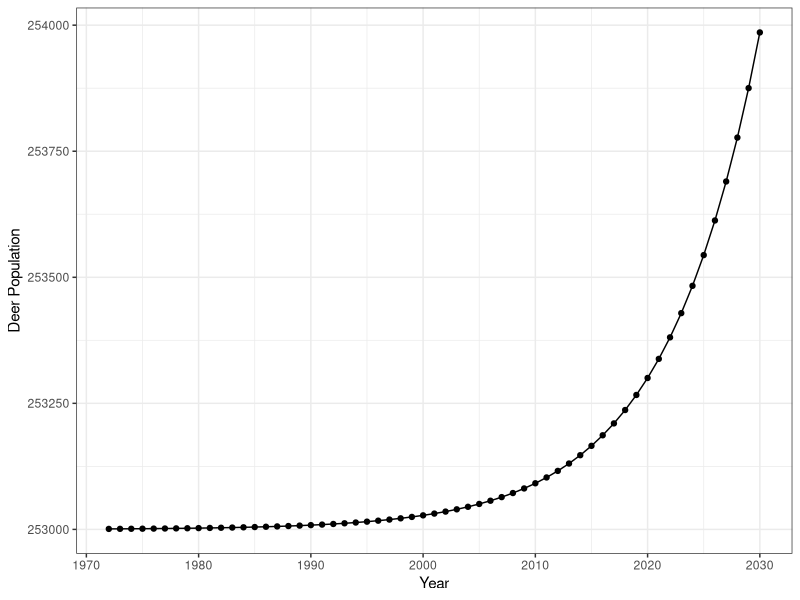
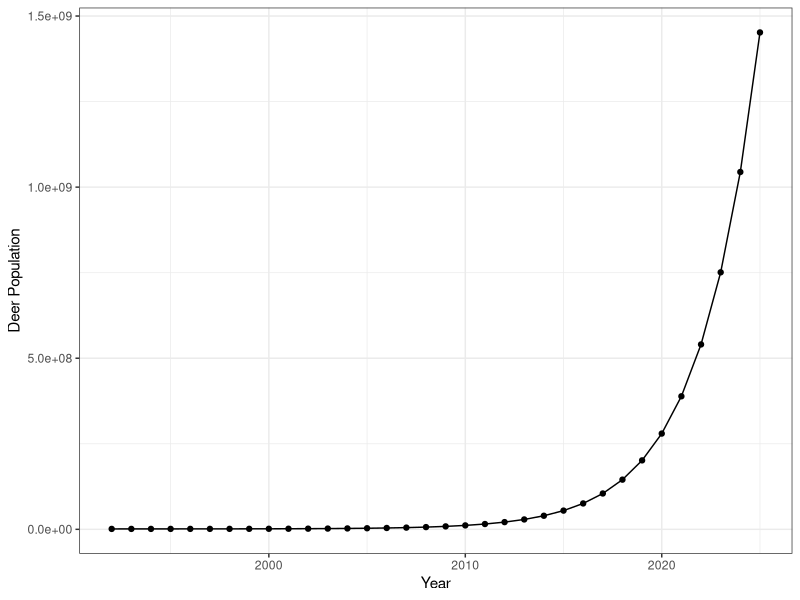
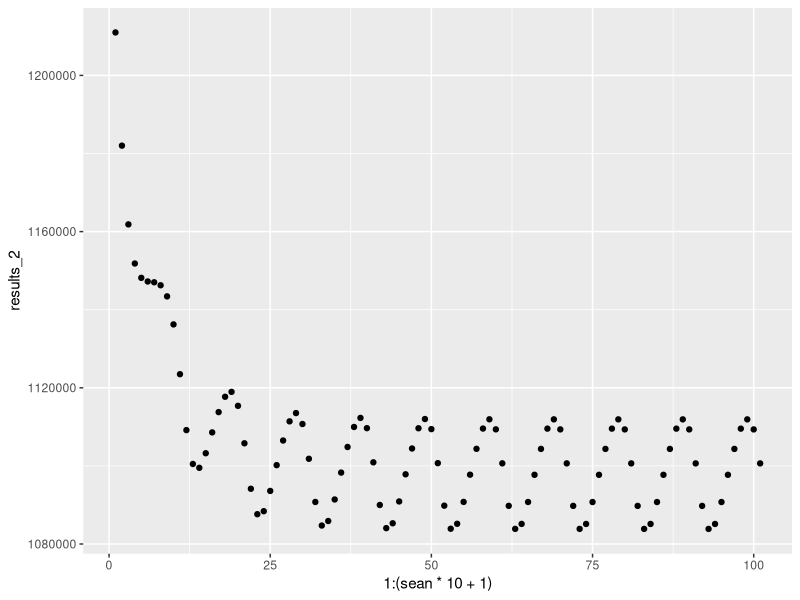
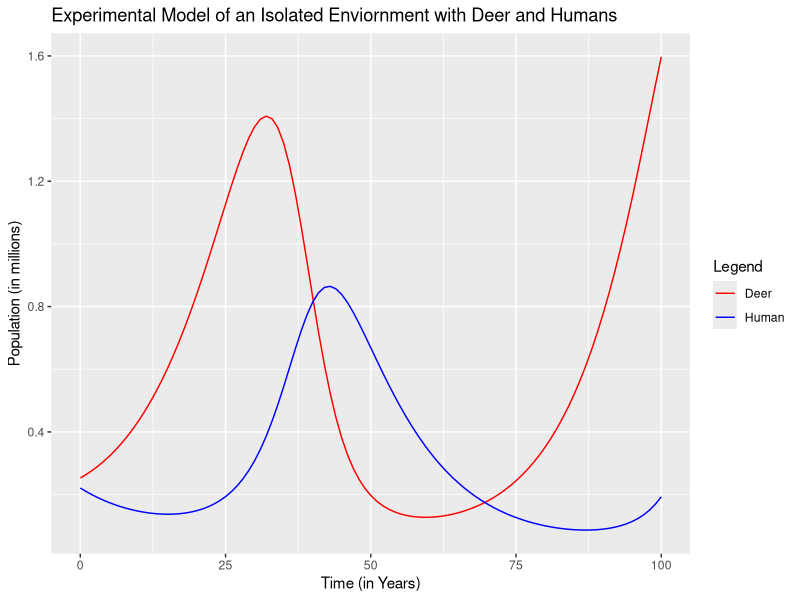

Reproduce these figures in R, in order. (Note: this script raises an error after producing the figures.)
# Final Models for Paper

library(tidyverse)
library(deSolve)



# Euler's Method Function -------------------------------------------------

euler <- function(dy.dt=function(t,y){}, h, y0, start=0, end=1) {
  nsteps <- (end-start)/h
  ys <- numeric(nsteps+1)
  ys[1] <- y0
  for (i in 1:nsteps) {
    t <- start + (i-1)*h
    ys[i+1] <- ys[i] + h*dy.dt(t,ys[i])
  }
  ys
}

# Model 1- Natural Pop Growth ---------------------------------------------

#Start with the natural dynamics. The law of exponential evolution or Malthus law. 
#We use r = .118849 based on file 'EDA.R' growth rate from first two data points (before carrying capacity is reached)

#dy/dt = ry(t)

r <- .118849

model1 <- function(r, t) {
  exp(r*(t-1972)) + 253000
}

t <- c(1972:2030)

results <- model1(r, t)
results <- data.frame(results)
results <- results %>%
  mutate(year = c(1972:2030))

results %>%
  ggplot(mapping = aes(x = year, y = results)) +
  geom_point()+
  geom_line() +
  xlab("Year") +
  ylab("Deer Population") +
  theme_bw()




# Model 2- Natural Growth and Constant Harvest by Time --------------------
#Model 2
#dy/dt = r y(t) - B
#y(t)=(y_0-B/r) e^(r(t-t_0))+B/r

#r = .33 (adjusted r based on an isolated value of growth when accounting for harvest effects and starting at 1992)

model2 <- function(y0, t, r, B) {
  (y0 - (B/r)) * exp(r*(t- 1992)) + (B/r)
}


t <- c(1992:2025)
results <- model2(1211000, t, .33, 390703.5)
results <- data.frame(results)
results <- results %>%
  mutate(year = c(1992:2025))

results %>%
  ggplot(mapping = aes(x = year, y = results)) +
  geom_point()+
  geom_line() +
  xlab("Year") +
  ylab("Deer Population") +
  theme_bw()




# Model 3- Carrying Capacity,  Harvest,  Pop Growth -----------------------
sean = 10 
b = 390700
r=2.16
deerpop = 1211000 ##253000 
## b is the estimated harvest per year
## results 2 is the carrying capacity model plus estimated harvest per year it is a little low 
## Adjusted carrying capacity as it was being affected by the constant harvest 
results_2<-euler(dy.dt=function(t,y){(r*y) - 0.18*(exp((-2*(sin(t*pi))^2)))*y -  ((r/(1100000+(b/1.4)))*y^2)-(b)}, .1,deerpop , 0, sean)


## adjusted the carrying capacity value in the function by adding back in a factor of the estimated harvest value per year



results_2 <- data.frame(results_2)

ggplot(results_2, mapping = aes(x = 1:(sean*10 +1), y = results_2)) +
  geom_point()






# Lotka-Volterra Model ----------------------------------------------------
#An experimental model treating humans as a "predator" of deer
# Similar Code from https://www.r-bloggers.com/2010/03/lotka-volterra-model%C2%A0%C2%A0intro/.
# Actual code written based off of: https://cran.r-project.org/web/packages/deSolve/vignettes/deSolve.pdf
# Then converted into a function
## EXPERIMENTAL MODEL - ISOLATED ENVIRIONMENT


PreyPred <- function(x_prey, y_pred, a, b, g, d){
  
  Pars <- c(a, b, g, d)
  Init_Conds <- c(x = x_prey, y = y_pred)
  
  
  LotVmodel <- function (Time, Init_Conds, Pars) {
    with(as.list(c(Init_Conds, Pars)), {
      dX = x*(a - b*y)
      dY = -y*(g - d*x)
      return(list(c(dX, dY)))
    })
  }
  
  Time <- seq(0, 100, by = 1)
  df <- as.data.frame(ode(func = LotVmodel, y = Init_Conds, parms = Pars, times = Time, method = "euler"))
  
  
  ggplot(df) + 
    geom_line(aes(x=time, y = x, color ="Deer")) +
    geom_line(aes(x=time, y = y, color = "Human")) +
    xlab('Time (in Years)') +
    ylab('Population (in millions)') +
    ggtitle("Experimental Model of an Isolated Enviornment with Deer and Humans") + 
    scale_color_manual(name = "Legend", values = c("Human" = "blue", "Deer" = "red"))
  
}


PreyPred(0.253, 0.2209, 0.11, 0.3, 0.088, 0.15)

## 0.11 is the initial growth rate from 1972 - 1982
## 0.3 is the average rate of which the the amount of deer is harvested each year.
## 0.088 is the average death rate of human beings.
## 0.15 is the rate in which predators increase by consuming prey. Estimate.






# EDA- Basic Graphs of the Data -------------------------------------------
colors <- c("Deer Population" = "red", "Deer Harvest" = "blue", "Deer Hunters" = "orange")

deer %>%
  ggplot(aes(x = Year)) +
  geom_point(mapping = aes(y = Deer_Population, color = "Deer Population")) +
  geom_line(aes(y = Deer_Population, color = "Deer Population")) +
  geom_point(aes(y = Deer_Harvest, color = "Deer Harvest")) +
  geom_line(aes(y = Deer_Harvest, color = "Deer Harvest")) +
  geom_point(aes(y= Total_Deer_Hunters, color = "Deer Hunters")) +
  geom_line(aes(y = Total_Deer_Hunters, color = "Deer Hunters")) +
  xlab("Year") +
  ylab("Deer Population")+
  labs(color = "Key")+
  scale_color_manual(values = colors)+
  theme_bw()
